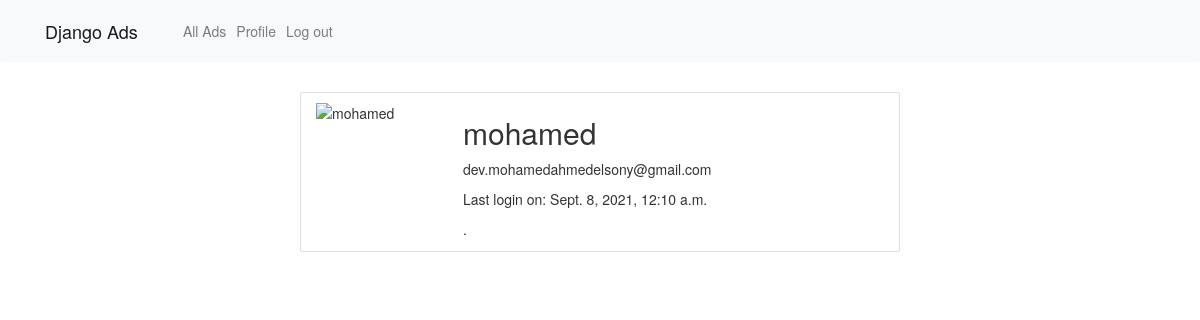
Screenshot of /users/profile/mohamed/ (signed in) with the database file from the repository.
### users/models.py (models this page shows, shortened)
class User(AbstractUser):
    email = models.EmailField('email address', unique=True)
    USERNAME_FIELD = 'email'
    REQUIRED_FIELDS = ["username"]

class Profile(models.Model):
    about_me = models.TextField()
    image = models.ImageField(upload_to='profile_image', null=True, blank=True)
    user = models.OneToOneField(User, on_delete=models.CASCADE)

### users/views.py (the view)
# urls.py: path('profile/<username>/', profile, name='profile'),
@login_required
def profile(request, username):
    user = get_object_or_404(User, username=username)
    profile = get_object_or_404(Profile, user=user)
    return render(request, 'users/profile.html', {'profile': profile, 'user': user})

### home/context_processors.py (called while the page is built)
def settings(request):
    return {
        'settings': django_settings,
    }

### users/templates/users/profile.html (shortened to what this page needs)
{% extends 'base.html' %}
{% load static %}
{% block content %}
<div class="container-fluid mt-5">
  <div class="row">
    <div class="card col-lg-6 offset-lg-3 mb-3">
      <div class="row">
        {% if user.profile.image %}
        <img class="card-img-top col-sm-3 col-4 my-3" src="{{ profile.image.url }}" alt="{{ user.username }}">
        {% else %}
        <img class="card-img-top col-sm-3 col-4 my-3" src="{% static 'img/avatar.svg' %}" alt="{{ user.username }}">
        {% endif %}
        <div class="card-body col-9">
          <h2 class="card-title my-3">{{ user.username }}</h2>
          <p class="card-text">{{ user.email }}</p>
          <p>Last login on: {{ user.last_login }}</p>
          <p class="card-text">{{ user.profile.about_me }}</p>
        </div>
      </div>
    </div>
  </div>
</div>
{% endblock %}

### rows the page displays
User: username "mohamed", email "dev.mohamedahmedelsony@gmail.com", last_login "Sept. 8, 2021, 12:10 a.m.", profile.about_me "."
